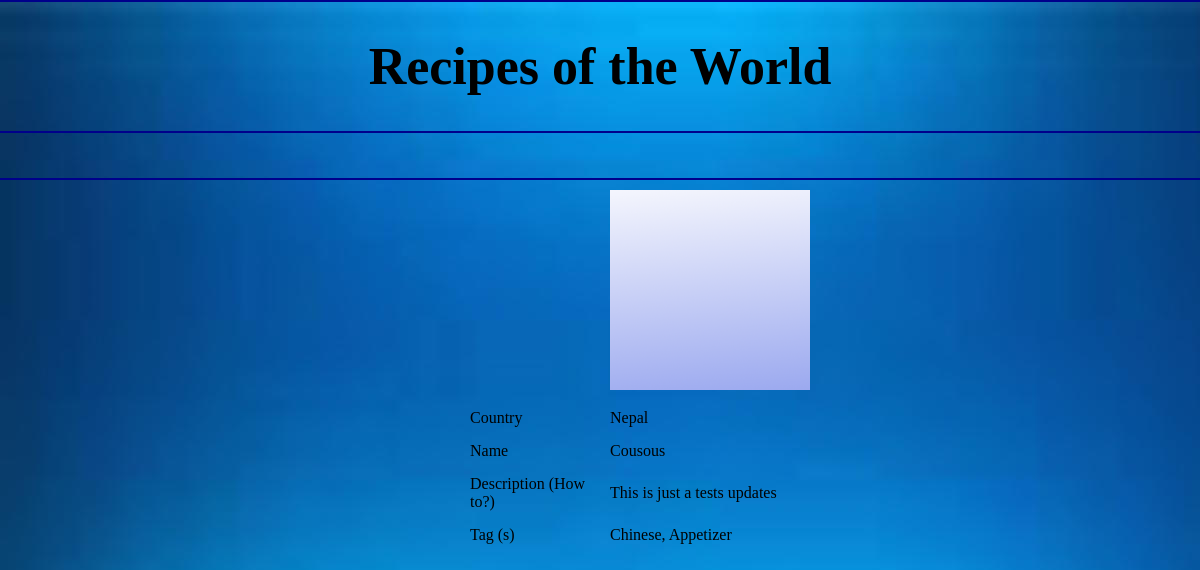
The app's page /view_recipe.php?recipe_id=116105013 with its own data.
### tables this page shows
CREATE TABLE `recipes` (
  `id` int(11) NOT NULL AUTO_INCREMENT,
  `name` varchar(250) NOT NULL,
  `description` varchar(10000) NOT NULL,
  `country` varchar(250) NOT NULL,
  `userID` int(11) NOT NULL,
  `date_added` timestamp NULL DEFAULT NULL,
  `photo` varchar(200) DEFAULT NULL,
  PRIMARY KEY (`id`),
  KEY `FK_recipes_userID` (`userID`),
  CONSTRAINT `FK_recipes_userID` FOREIGN KEY (`userID`) REFERENCES `users` (`id`)
);

### classes/DBConnection.php (called while the page is built, shortened)
<?php
class DBConnection
{
    public function getDBConnection()
    {
        $db_host = '127.0.0.1';
        $db_login = 'root';
        $db_password = '';
        $db_name = 'recipe_db';
        $mysqli = new mysqli($db_host,$db_login,$db_password,$db_name);
        if ($mysqli->connect_errno) {
            die("There was an error connecting to the database");
        } else {
            return $mysqli;
        }
    }
    public function getSingleResultSet($sql)
    {
        $mysqli = $this->getDBConnection();
        $result = $mysqli->query($sql);
        return $result->fetch_assoc();
    }
    public function getMultipleResultSet($sql)
    {
        $resultSet = [];
        $mysqli = $this->getDBConnection();
        $result = $mysqli->query($sql);
        if (!empty($result) && $result->num_rows != 0) {
            while ($row = $result->fetch_assoc()) {
                $resultSet[] = $row;
            }
        }
        return $resultSet;
    }
}

### classes/Recipe.php (called while the page is built, shortened)
<?php
require_once 'DBConnection.php';
class Recipe
{
    public function getRecipeAndTags($recipeId)
    {
        $sql = "SELECT
                    r.id AS recipe_id,
                    r.name AS recipe_name,
                    r.description,
                    r.country,
                    t.description AS tag_name,
                    t.id AS tag_id
                FROM
                    recipes r
                        LEFT JOIN
                    recipetags rt ON (r.id = rt.recipeID)
                        LEFT JOIN
                    tags t ON (t.id = rt.tagID)
                WHERE
                    r.id = $recipeId
                ";
        $dbConnection = new DBConnection();
        return $dbConnection->getMultipleResultSet($sql);
    }
    public function getRecipeOnly($recipeId)
    {
        $sql = "SELECT * FROM recipes WHERE id = $recipeId";
        $dbConnection = new DBConnection();
        return $dbConnection->getSingleResultSet($sql);
    }
}

### classes/Category.php (called while the page is built, shortened)
<?php
require_once 'DBConnection.php';
class Category
{
    public function getAllCategories()
    {
        $db = new DBConnection();
        return $db->getMultipleResultSet(
            "SELECT tags.*,users.username
             FROM tags
             LEFT JOIN users ON (users.id = tags.userID)
             ORDER BY description");
    }
}

### view_recipe.php (the view, shortened to what this page needs)
<?php
require_once 'classes/Recipe.php';
require_once 'classes/Category.php';
$util = new Util();
$category = new Category();
$categories = $category->getAllCategories();
$recipe = new Recipe();
$recipeDetails = array();;
$tags = array();
if (isset($_GET['recipe_id'])) {
    $recipeId = $util->decryptPK($_GET['recipe_id']);
    $recipeDetails = $recipe->getRecipeOnly($recipeId);
    if (!empty($recipeDetails)) {
        $recipeAndTags = $recipe->getRecipeAndTags($recipeId);
        $tags = array_column($recipeAndTags, 'tag_name');
    } else {
        $_SESSION['error_message'] = "The page you are looking for does not exist!";
        header("Location:index.php");
    }
}
?>
<!DOCTYPE html>
<html>
    <head>
        <?php include_once('meta.php'); ?>
    </head>
    <body>
    <?php include_once('header.php'); ?>
        <section id="section1">
        </section>
        <section id="section4">
            <?php include_once('_tag_pop_up.php'); ?>
            <form method="post" action="" id="add-recipe-form">
                <table width="30%" cellpadding="5" cellspacing="5" border="0">
                    <tr>
                        <td></td>
                        <td>
                            <?php
                                $image = "default.png";
                            ?>
                            <img src="image_uploads/<?php echo $image; ?>" width="200" height="200">
                        </td>
                    </tr>
                    <tr>
                        <td>Country</td>
                        <td><?php echo $recipeDetails['country']; ?></td>
                    </tr>
                    <tr>
                        <td>Name</td>
                        <td>
                            <?php echo $recipeDetails['name']; ?>
                        </td>
                    </tr>
                    <tr>
                        <td>
                            Description (How to?)
                        </td>
                        <td>
                            <?php echo $recipeDetails['description']; ?>
                        </td>
                    </tr>
                    <tr>
                        <td>Tag (s)</td>
                        <td>
                            <?php echo implode(", ", $tags); ?>
                        </td>
                    </tr>
                    <tr>
                        <td>
                    </tr>
                </table>
            </form>
        </section>
    </body>
</html>

### style.css (style rules this page uses)
body { background-image: url("bg.jpg"); font-family: "Trebuchet MS"; width: 100%; margin: 0; }
section { min-height: 40px; }
#section1 { padding-top: 5px; padding-left: 10px; border-bottom: 2px solid darkblue; }

### records on screen
recipes: country "Nepal", name "Cousous", description "This is just a tests updates"

### other values on screen
implode(", ", $tags) "Chinese, Appetizer"
